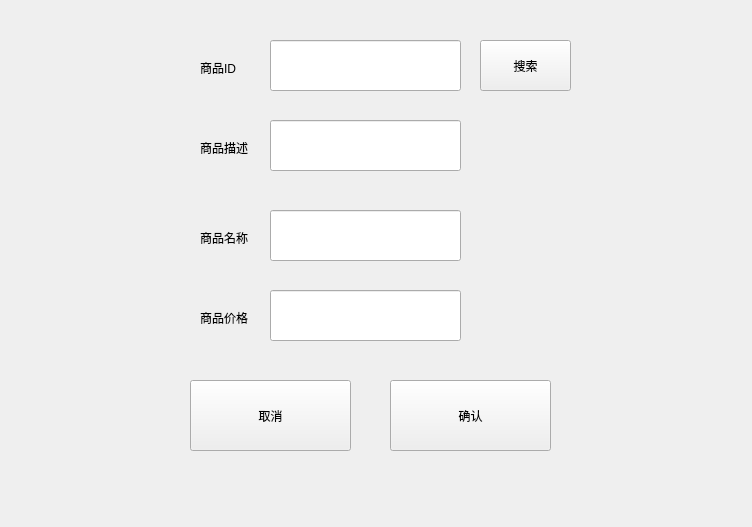
<?xml version="1.0" encoding="UTF-8"?>
<ui version="4.0">
 <class>ModifyCommodityWindow</class>
 <widget class="QWidget" name="ModifyCommodityWindow">
  <property name="geometry">
   <rect>
    <x>0</x>
    <y>0</y>
    <width>752</width>
    <height>527</height>
   </rect>
  </property>
  <property name="windowTitle">
   <string>Form</string>
  </property>
  <widget class="QLineEdit" name="price">
   <property name="geometry">
    <rect>
     <x>270</x>
     <y>290</y>
     <width>191</width>
     <height>51</height>
    </rect>
   </property>
  </widget>
  <widget class="QPushButton" name="cancel">
   <property name="geometry">
    <rect>
     <x>190</x>
     <y>380</y>
     <width>161</width>
     <height>71</height>
    </rect>
   </property>
   <property name="text">
    <string>取消</string>
   </property>
  </widget>
  <widget class="QLabel" name="label_3">
   <property name="geometry">
    <rect>
     <x>200</x>
     <y>310</y>
     <width>60</width>
     <height>16</height>
    </rect>
   </property>
   <property name="text">
    <string>商品价格</string>
   </property>
  </widget>
  <widget class="QPushButton" name="ok">
   <property name="geometry">
    <rect>
     <x>390</x>
     <y>380</y>
     <width>161</width>
     <height>71</height>
    </rect>
   </property>
   <property name="text">
    <string>确认</string>
   </property>
  </widget>
  <widget class="QLineEdit" name="ID">
   <property name="geometry">
    <rect>
     <x>270</x>
     <y>40</y>
     <width>191</width>
     <height>51</height>
    </rect>
   </property>
  </widget>
  <widget class="QLabel" name="label_2">
   <property name="geometry">
    <rect>
     <x>200</x>
     <y>230</y>
     <width>60</width>
     <height>16</height>
    </rect>
   </property>
   <property name="text">
    <string>商品名称</string>
   </property>
  </widget>
  <widget class="QLineEdit" name="name">
   <property name="geometry">
    <rect>
     <x>270</x>
     <y>210</y>
     <width>191</width>
     <height>51</height>
    </rect>
   </property>
  </widget>
  <widget class="QLabel" name="label">
   <property name="geometry">
    <rect>
     <x>200</x>
     <y>60</y>
     <width>60</width>
     <height>16</height>
    </rect>
   </property>
   <property name="text">
    <string>商品ID</string>
   </property>
  </widget>
  <widget class="QLabel" name="label_4">
   <property name="geometry">
    <rect>
     <x>200</x>
     <y>140</y>
     <width>60</width>
     <height>16</height>
    </rect>
   </property>
   <property name="text">
    <string>商品描述</string>
   </property>
  </widget>
  <widget class="QLineEdit" name="description">
   <property name="geometry">
    <rect>
     <x>270</x>
     <y>120</y>
     <width>191</width>
     <height>51</height>
    </rect>
   </property>
  </widget>
  <widget class="QPushButton" name="search">
   <property name="geometry">
    <rect>
     <x>480</x>
     <y>40</y>
     <width>91</width>
     <height>51</height>
    </rect>
   </property>
   <property name="text">
    <string>搜索</string>
   </property>
  </widget>
 </widget>
 <resources/>
 <connections/>
</ui>
